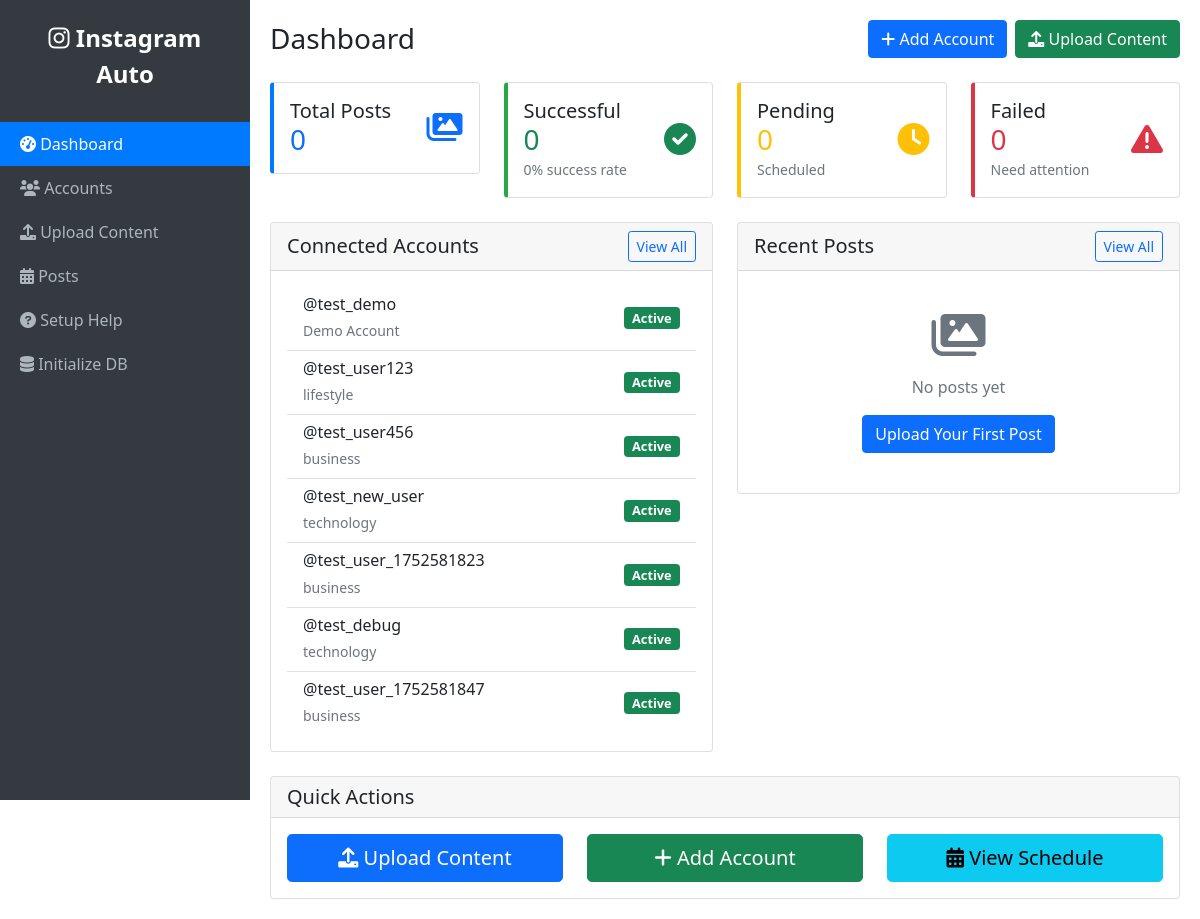
Before: / with the older database file.
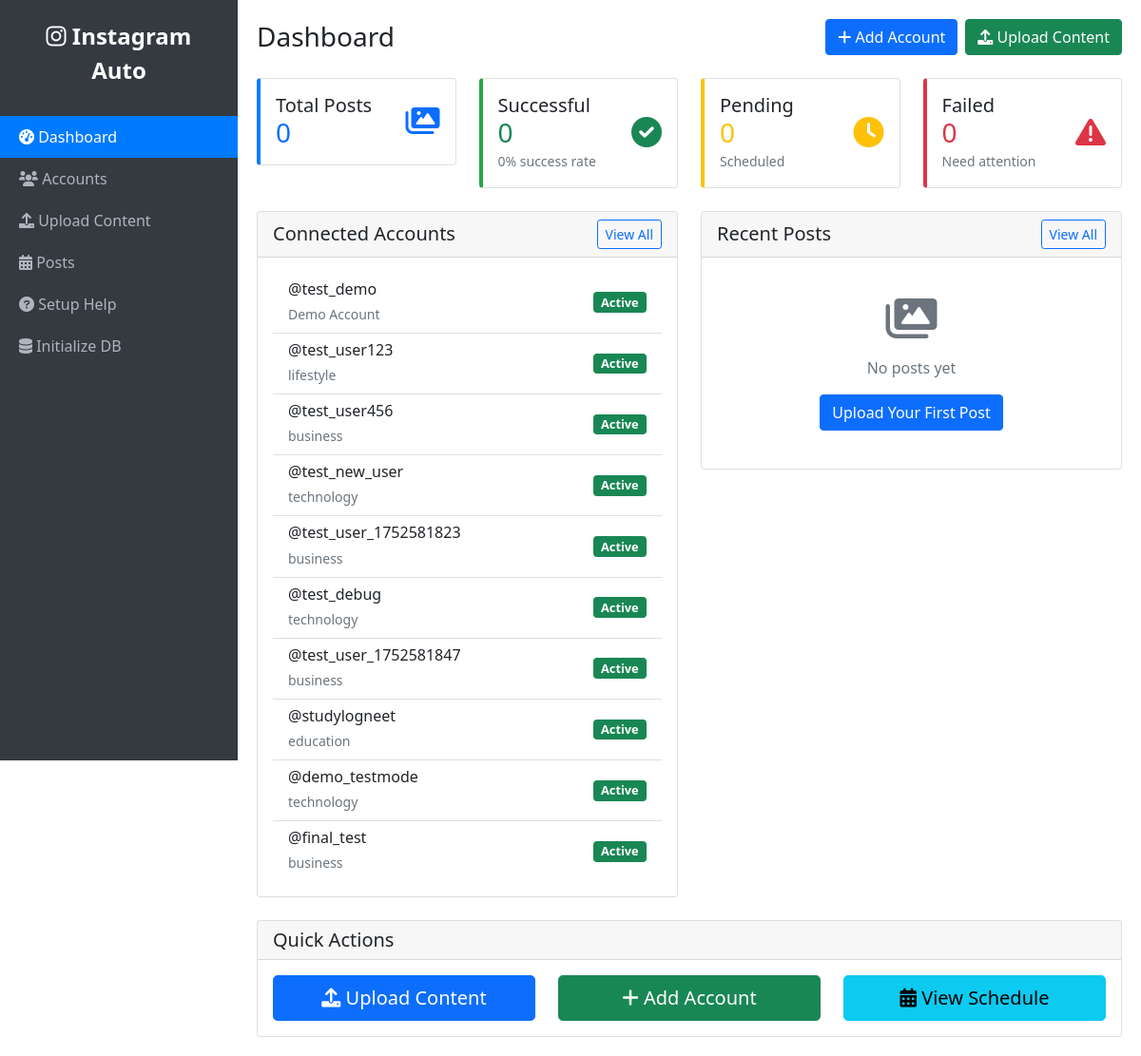
After: the same page with the newer database file.
### app.py (models this page shows)
class Account(db.Model):
    __tablename__ = 'accounts'
    id = db.Column(db.Integer, primary_key=True)
    username = db.Column(db.String(255), unique=True, nullable=False)
    instagram_id = db.Column(db.String(255), unique=True, nullable=False)
    access_token = db.Column(db.Text, nullable=False)
    account_type = db.Column(db.String(50), default='business')
    niche = db.Column(db.String(100))
    is_active = db.Column(db.Boolean, default=True)
    created_at = db.Column(db.DateTime, default=datetime.utcnow)
    updated_at = db.Column(db.DateTime, default=datetime.utcnow, onupdate=datetime.utcnow)
    posts = db.relationship('Post', backref='account', lazy=True)
    schedule = db.relationship('PostingSchedule', backref='account', lazy=True)

### app.py (the view)
@app.route('/')
def index():
    accounts = Account.query.filter_by(is_active=True).all()
    recent_posts = Post.query.order_by(Post.created_at.desc()).limit(10).all()
    total_posts = Post.query.count()
    successful_posts = Post.query.filter_by(status='posted').count()
    failed_posts = Post.query.filter_by(status='failed').count()
    pending_posts = Post.query.filter_by(status='scheduled').count()
    stats = {
        'total_posts': total_posts,
        'successful_posts': successful_posts,
        'failed_posts': failed_posts,
        'pending_posts': pending_posts,
        'success_rate': round((successful_posts / total_posts * 100) if total_posts > 0 else 0, 1)
    }
    return render_template('dashboard.html',
                         accounts=accounts,
                         recent_posts=recent_posts,
                         stats=stats)

### templates/dashboard.html (shortened to what this page needs)
{% extends "base.html" %}
{% block content %}
<div class="d-flex justify-content-between align-items-center mb-4">
    <h1 class="h3 mb-0">Dashboard</h1>
    <div class="d-flex gap-2">
        <a href="{{ url_for('add_account') }}" class="btn btn-primary">
            <i class="fas fa-plus"></i> Add Account
        </a>
        <a href="{{ url_for('upload') }}" class="btn btn-success">
            <i class="fas fa-upload"></i> Upload Content
        </a>
    </div>
</div>
<div class="row mb-4">
    <div class="col-md-3">
        <div class="card card-stat">
            <div class="card-body">
                <div class="d-flex align-items-center">
                    <div class="flex-grow-1">
                        <h5 class="card-title mb-0">Total Posts</h5>
                        <h3 class="text-primary mb-0">{{ stats.total_posts }}</h3>
                    </div>
                    <div class="text-primary">
                        <i class="fas fa-images fa-2x"></i>
                    </div>
                </div>
            </div>
        </div>
    </div>
    <div class="col-md-3">
        <div class="card card-stat success">
            <div class="card-body">
                <div class="d-flex align-items-center">
                    <div class="flex-grow-1">
                        <h5 class="card-title mb-0">Successful</h5>
                        <h3 class="text-success mb-0">{{ stats.successful_posts }}</h3>
                        <small class="text-muted">{{ stats.success_rate }}% success rate</small>
                    </div>
                    <div class="text-success">
                        <i class="fas fa-check-circle fa-2x"></i>
                    </div>
                </div>
            </div>
        </div>
    </div>
    <div class="col-md-3">
        <div class="card card-stat warning">
            <div class="card-body">
                <div class="d-flex align-items-center">
                    <div class="flex-grow-1">
                        <h5 class="card-title mb-0">Pending</h5>
                        <h3 class="text-warning mb-0">{{ stats.pending_posts }}</h3>
                        <small class="text-muted">Scheduled</small>
                    </div>
                    <div class="text-warning">
                        <i class="fas fa-clock fa-2x"></i>
                    </div>
                </div>
            </div>
        </div>
    </div>
    <div class="col-md-3">
        <div class="card card-stat danger">
            <div class="card-body">
                <div class="d-flex align-items-center">
                    <div class="flex-grow-1">
                        <h5 class="card-title mb-0">Failed</h5>
                        <h3 class="text-danger mb-0">{{ stats.failed_posts }}</h3>
                        <small class="text-muted">Need attention</small>
                    </div>
                    <div class="text-danger">
                        <i class="fas fa-exclamation-triangle fa-2x"></i>
                    </div>
                </div>
            </div>
        </div>
    </div>
</div>
<div class="row">
    <div class="col-md-6">
        <div class="card">
            <div class="card-header d-flex justify-content-between align-items-center">
                <h5 class="card-title mb-0">Connected Accounts</h5>
                <a href="{{ url_for('accounts') }}" class="btn btn-sm btn-outline-primary">View All</a>
            </div>
            <div class="card-body">
                {% if accounts %}
                    <div class="list-group list-group-flush">
                        {% for account in accounts %}
                        <div class="list-group-item d-flex justify-content-between align-items-center">
                            <div>
                                <h6 class="mb-1">@{{ account.username }}</h6>
                                <small class="text-muted">{{ account.niche or 'No niche set' }}</small>
                            </div>
                            <span class="badge bg-{{ 'success' if account.is_active else 'secondary' }} status-badge">
                                {{ 'Active' if account.is_active else 'Inactive' }}
                            </span>
                        </div>
                        {% endfor %}
                    </div>
                {% else %}
                    <div class="text-center py-4">
                        <i class="fas fa-user-plus fa-3x text-muted mb-3"></i>
                        <p class="text-muted">No accounts connected yet</p>
                        <a href="{{ url_for('add_account') }}" class="btn btn-primary">Add Your First Account</a>
                    </div>
                {% endif %}
            </div>
        </div>
    </div>
    <div class="col-md-6">
        <div class="card">
            <div class="card-header d-flex justify-content-between align-items-center">
                <h5 class="card-title mb-0">Recent Posts</h5>
                <a href="{{ url_for('posts') }}" class="btn btn-sm btn-outline-primary">View All</a>
            </div>
            <div class="card-body">
                {% if recent_posts %}
                    <div class="list-group list-group-flush">
                        {% for post in recent_posts %}
                        <div class="list-group-item">
                            <div class="d-flex justify-content-between align-items-start">
                                <div class="flex-grow-1">
                                    <h6 class="mb-1">@{{ post.account.username }}</h6>
                                    <p class="mb-1 text-truncate" style="max-width: 300px;">
                                        {{ post.caption[:100] }}{% if post.caption and post.caption|length > 100 %}...{% endif %}
                                    </p>
                                    <small class="text-muted">{{ post.created_at.strftime('%Y-%m-%d %H:%M') }}</small>
                                </div>
                                <span class="badge bg-{{ 'success' if post.status == 'posted' else 'warning' if post.status == 'scheduled' else 'danger' }} status-badge">
                                    {{ post.status.title() }}
                                </span>
                            </div>
                        </div>
                        {% endfor %}
                    </div>
                {% else %}
                    <div class="text-center py-4">
                        <i class="fas fa-images fa-3x text-muted mb-3"></i>
                        <p class="text-muted">No posts yet</p>
                        <a href="{{ url_for('upload') }}" class="btn btn-primary">Upload Your First Post</a>
                    </div>
                {% endif %}
            </div>
        </div>
    </div>
</div>
<div class="row mt-4">
    <div class="col-12">
        <div class="card">
            <div class="card-header">
                <h5 class="card-title mb-0">Quick Actions</h5>
            </div>
            <div class="card-body">
                <div class="row">
                    <div class="col-md-4">
                        <div class="d-grid">
                            <a href="{{ url_for('upload') }}" class="btn btn-primary btn-lg">
                                <i class="fas fa-upload"></i> Upload Content
                            </a>
                        </div>
                    </div>
                    <div class="col-md-4">
                        <div class="d-grid">
                            <a href="{{ url_for('add_account') }}" class="btn btn-success btn-lg">
                                <i class="fas fa-plus"></i> Add Account
                            </a>
                        </div>
                    </div>
                    <div class="col-md-4">
                        <div class="d-grid">
                            <a href="{{ url_for('posts') }}" class="btn btn-info btn-lg">
                                <i class="fas fa-calendar-alt"></i> View Schedule
                            </a>
                        </div>
                    </div>
                </div>
            </div>
        </div>
    </div>
</div>
{% endblock %}

### templates/base.html (shortened to what this page needs)
<!DOCTYPE html>
<html lang="en">
<head>
    <link href="https://cdn.jsdelivr.net/npm/bootstrap@5.1.3/dist/css/bootstrap.min.css" rel="stylesheet">
    <link href="https://cdnjs.cloudflare.com/ajax/libs/font-awesome/6.0.0/css/all.min.css" rel="stylesheet">
</head>
<body>
    <div class="sidebar">
        <div class="brand">
            <i class="fab fa-instagram"></i> Instagram Auto
        </div>
        <nav>
            <a href="{{ url_for('index') }}" class="{{ 'active' if request.endpoint == 'index' else '' }}">
                <i class="fas fa-tachometer-alt"></i> Dashboard
            </a>
            <a href="{{ url_for('accounts') }}" class="{{ 'active' if request.endpoint == 'accounts' else '' }}">
                <i class="fas fa-users"></i> Accounts
            </a>
            <a href="{{ url_for('upload') }}" class="{{ 'active' if request.endpoint == 'upload' else '' }}">
                <i class="fas fa-upload"></i> Upload Content
            </a>
            <a href="{{ url_for('posts') }}" class="{{ 'active' if request.endpoint == 'posts' else '' }}">
                <i class="fas fa-calendar-alt"></i> Posts
            </a>
            <a href="{{ url_for('setup_help') }}" class="{{ 'active' if request.endpoint == 'setup_help' else '' }}">
                <i class="fas fa-question-circle"></i> Setup Help
            </a>
            <a href="{{ url_for('init_db') }}" class="{{ 'active' if request.endpoint == 'init_db' else '' }}">
                <i class="fas fa-database"></i> Initialize DB
            </a>
        </nav>
    </div>
    <div class="main-content">
        {% block content %}{% endblock %}
    </div>
</body>
</html>

### templates/base.html (style rules this page uses)
.sidebar { height: 100vh; position: fixed; top: 0; left: 0; width: 250px; background-color: #343a40; padding-top: 20px; z-index: 1000; }
.sidebar a { color: #adb5bd; text-decoration: none; padding: 10px 20px; display: block; transition: all 0.3s; }
.sidebar a.active { background-color: #007bff; color: white; }
.main-content { margin-left: 250px; padding: 20px; }
.brand { color: white; font-size: 1.5rem; font-weight: bold; text-align: center; margin-bottom: 30px; padding: 0 20px; }
.status-badge { font-size: 0.8rem; }
.card-stat { border-left: 4px solid #007bff; }
.card-stat.success { border-left-color: #28a745; }
.card-stat.danger { border-left-color: #dc3545; }
.card-stat.warning { border-left-color: #ffc107; }

Changed rows visible on the page:
added Account: username "studylogneet", niche "education", is_active "Active"
added Account: username "demo_testmode", niche "technology", is_active "Active"
added Account: username "final_test", niche "business", is_active "Active"
